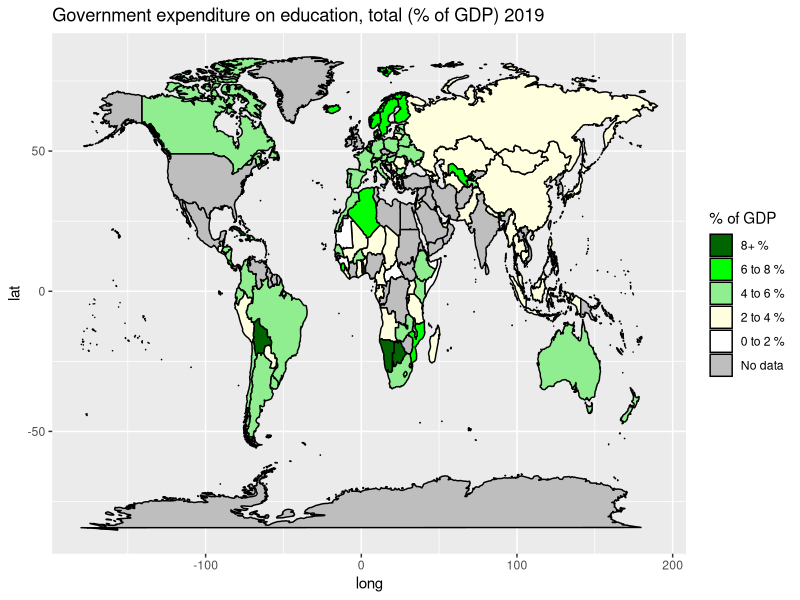

Write R code to recreate this figure.
library(readxl)
library(ggplot2)
library(tidyr)
library(dplyr)
library(stringr)
library(maps)

# Utilize this method to read excel files
WDI_data <- read_excel("Data_Extract_From_World_Development_Indicators.xlsx")

# This filters the columns based on which series we want to utilize
education_expenditure_data <- WDI_data %>%
  filter(`Series Name` == "Government expenditure on education, total (% of GDP)") %>%
  select(`Country Name`, contains("YR")) %>%
  pivot_longer(cols = -`Country Name`, names_to = "Year", values_to = "Percentage_of_GDP") %>%
  na.omit()

# Mutate function that cleans the years columns to numeric values
education_expenditure_data <- education_expenditure_data %>%
  mutate(Year = as.numeric(str_extract(Year, "[0-9]+")))

year <- 2019

# Filtering out non existing values
selected_education_expenditure_data <- education_expenditure_data %>%
  filter(Year == year, !is.na(Percentage_of_GDP))

map <- map_data("world")

join_map_data <- left_join(map, selected_education_expenditure_data, by = c("region" = "Country Name"))

# Adding color column based on percentage of GDP
join_map_data$Percentage_of_GDP <- as.numeric(join_map_data$Percentage_of_GDP)

#Mutate method to create unique intervals on legend
join_map_data <- join_map_data %>%
  mutate(color = case_when(
    is.na(Percentage_of_GDP) ~ "grey",
    between(Percentage_of_GDP, 0, 2) ~ "white",
    between(Percentage_of_GDP, 2, 4) ~ "lightyellow",
    between(Percentage_of_GDP, 4, 6) ~ "lightgreen",
    between(Percentage_of_GDP, 6, 8) ~ "green",
    Percentage_of_GDP > 8 ~ "darkgreen",
    TRUE ~ "grey"
  ))

ggplot(data = join_map_data, aes(x = long, y = lat, group = group, fill = color)) +
  geom_polygon(color = "black") +
  scale_fill_manual(values = c("darkgreen", "green", "lightgreen", "lightyellow", "white","grey"),
                    breaks = c("darkgreen", "green", "lightgreen", "lightyellow", "white","grey"),
                    name = "% of GDP", na.value = "grey",
                    labels = c("8+ %", "6 to 8 %", "4 to 6 %","2 to 4 %", "0 to 2 %","No data")) +
  labs(title = paste("Government expenditure on education, total (% of GDP)", year))


